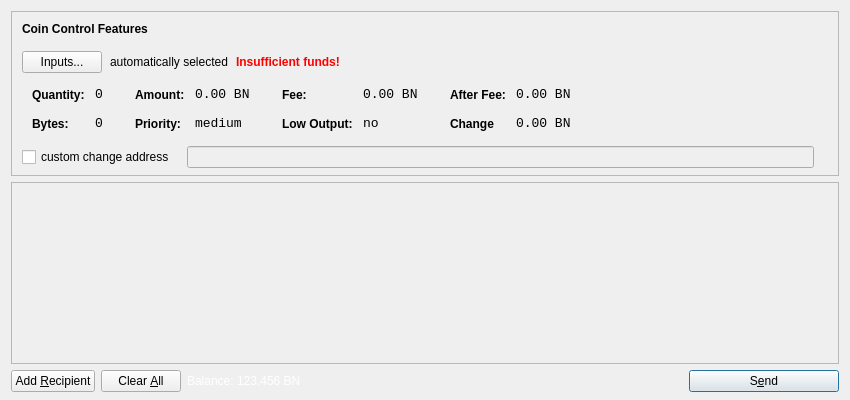
<?xml version="1.0" encoding="UTF-8"?>
<ui version="4.0">
 <class>SendCoinsDialog</class>
 <widget class="QDialog" name="SendCoinsDialog">
  <property name="geometry">
   <rect>
    <x>0</x>
    <y>0</y>
    <width>850</width>
    <height>400</height>
   </rect>
  </property>
  <property name="windowTitle">
   <string>Send Coins</string>
  </property>
  <layout class="QVBoxLayout" name="verticalLayout" stretch="0,1,0">
   <property name="bottomMargin">
    <number>8</number>
   </property>
   <item>
    <widget class="QFrame" name="frameCoinControl">
     <property name="sizePolicy">
      <sizepolicy hsizetype="Expanding" vsizetype="Expanding">
       <horstretch>0</horstretch>
       <verstretch>0</verstretch>
      </sizepolicy>
     </property>
     <property name="maximumSize">
      <size>
       <width>16777215</width>
       <height>16777215</height>
      </size>
     </property>
     <property name="frameShape">
      <enum>QFrame::StyledPanel</enum>
     </property>
     <property name="frameShadow">
      <enum>QFrame::Sunken</enum>
     </property>
     <layout class="QVBoxLayout" name="verticalLayoutCoinControl2">
      <property name="spacing">
       <number>6</number>
      </property>
      <property name="leftMargin">
       <number>0</number>
      </property>
      <property name="topMargin">
       <number>0</number>
      </property>
      <property name="rightMargin">
       <number>0</number>
      </property>
      <property name="bottomMargin">
       <number>6</number>
      </property>
      <item>
       <layout class="QVBoxLayout" name="verticalLayoutCoinControl" stretch="0,0,0,0,1">
        <property name="spacing">
         <number>0</number>
        </property>
        <property name="leftMargin">
         <number>10</number>
        </property>
        <property name="topMargin">
         <number>10</number>
        </property>
        <item>
         <layout class="QHBoxLayout" name="horizontalLayoutCoinControl1">
          <property name="bottomMargin">
           <number>15</number>
          </property>
          <item>
           <widget class="QLabel" name="labelCoinControlFeatures">
            <property name="sizePolicy">
             <sizepolicy hsizetype="Preferred" vsizetype="Maximum">
              <horstretch>0</horstretch>
              <verstretch>0</verstretch>
             </sizepolicy>
            </property>
            <property name="font">
             <font>
              <weight>75</weight>
              <bold>true</bold>
             </font>
            </property>
            <property name="styleSheet">
             <string notr="true">font-weight:bold;</string>
            </property>
            <property name="text">
             <string>Coin Control Features</string>
            </property>
           </widget>
          </item>
         </layout>
        </item>
        <item>
         <layout class="QHBoxLayout" name="horizontalLayoutCoinControl2" stretch="0,0,0,0">
          <property name="spacing">
           <number>8</number>
          </property>
          <property name="bottomMargin">
           <number>10</number>
          </property>
          <item>
           <widget class="QPushButton" name="pushButtonCoinControl">
            <property name="styleSheet">
             <string notr="true"/>
            </property>
            <property name="text">
             <string>Inputs...</string>
            </property>
           </widget>
          </item>
          <item>
           <widget class="QLabel" name="labelCoinControlAutomaticallySelected">
            <property name="text">
             <string>automatically selected</string>
            </property>
            <property name="margin">
             <number>5</number>
            </property>
           </widget>
          </item>
          <item>
           <widget class="QLabel" name="labelCoinControlInsuffFunds">
            <property name="font">
             <font>
              <weight>75</weight>
              <bold>true</bold>
             </font>
            </property>
            <property name="styleSheet">
             <string notr="true">color:red;font-weight:bold;</string>
            </property>
            <property name="text">
             <string>Insufficient funds!</string>
            </property>
            <property name="margin">
             <number>5</number>
            </property>
           </widget>
          </item>
          <item>
           <spacer name="horizontalSpacerCoinControl">
            <property name="orientation">
             <enum>Qt::Horizontal</enum>
            </property>
            <property name="sizeHint" stdset="0">
             <size>
              <width>40</width>
              <height>1</height>
             </size>
            </property>
           </spacer>
          </item>
         </layout>
        </item>
        <item>
         <widget class="QWidget" name="widgetCoinControl" native="true">
          <property name="sizePolicy">
           <sizepolicy hsizetype="Preferred" vsizetype="Preferred">
            <horstretch>0</horstretch>
            <verstretch>0</verstretch>
           </sizepolicy>
          </property>
          <property name="minimumSize">
           <size>
            <width>0</width>
            <height>0</height>
           </size>
          </property>
          <property name="styleSheet">
           <string notr="true"/>
          </property>
          <layout class="QHBoxLayout" name="horizontalLayoutCoinControl5">
           <property name="margin">
            <number>0</number>
           </property>
           <item>
            <layout class="QHBoxLayout" name="horizontalLayoutCoinControl3" stretch="0,0,0,1">
             <property name="spacing">
              <number>20</number>
             </property>
             <property name="topMargin">
              <number>0</number>
             </property>
             <property name="bottomMargin">
              <number>10</number>
             </property>
             <item>
              <layout class="QFormLayout" name="formLayoutCoinControl1">
               <property name="horizontalSpacing">
                <number>10</number>
               </property>
               <property name="verticalSpacing">
                <number>14</number>
               </property>
               <property name="leftMargin">
                <number>10</number>
               </property>
               <property name="topMargin">
                <number>4</number>
               </property>
               <property name="rightMargin">
                <number>6</number>
               </property>
               <item row="0" column="0">
                <widget class="QLabel" name="labelCoinControlQuantityText">
                 <property name="styleSheet">
                  <string notr="true">font-weight:bold;</string>
                 </property>
                 <property name="text">
                  <string>Quantity:</string>
                 </property>
                 <property name="margin">
                  <number>0</number>
                 </property>
                </widget>
               </item>
               <item row="0" column="1">
                <widget class="QLabel" name="labelCoinControlQuantity">
                 <property name="font">
                  <font>
                   <family>Monospace</family>
                   <pointsize>10</pointsize>
                  </font>
                 </property>
                 <property name="cursor">
                  <cursorShape>IBeamCursor</cursorShape>
                 </property>
                 <property name="contextMenuPolicy">
                  <enum>Qt::ActionsContextMenu</enum>
                 </property>
                 <property name="text">
                  <string>0</string>
                 </property>
                 <property name="margin">
                  <number>0</number>
                 </property>
                 <property name="textInteractionFlags">
                  <set>Qt::LinksAccessibleByMouse|Qt::TextSelectableByKeyboard|Qt::TextSelectableByMouse</set>
                 </property>
                </widget>
               </item>
               <item row="1" column="0">
                <widget class="QLabel" name="labelCoinControlBytesText">
                 <property name="styleSheet">
                  <string notr="true">font-weight:bold;</string>
                 </property>
                 <property name="text">
                  <string>Bytes:</string>
                 </property>
                </widget>
               </item>
               <item row="1" column="1">
                <widget class="QLabel" name="labelCoinControlBytes">
                 <property name="font">
                  <font>
                   <family>Monospace</family>
                   <pointsize>10</pointsize>
                  </font>
                 </property>
                 <property name="cursor">
                  <cursorShape>IBeamCursor</cursorShape>
                 </property>
                 <property name="contextMenuPolicy">
                  <enum>Qt::ActionsContextMenu</enum>
                 </property>
                 <property name="text">
                  <string>0</string>
                 </property>
                 <property name="textInteractionFlags">
                  <set>Qt::LinksAccessibleByMouse|Qt::TextSelectableByKeyboard|Qt::TextSelectableByMouse</set>
                 </property>
                </widget>
               </item>
              </layout>
             </item>
             <item>
              <layout class="QFormLayout" name="formLayoutCoinControl2">
               <property name="horizontalSpacing">
                <number>10</number>
               </property>
               <property name="verticalSpacing">
                <number>14</number>
               </property>
               <property name="leftMargin">
                <number>6</number>
               </property>
               <property name="topMargin">
                <number>4</number>
               </property>
               <property name="rightMargin">
                <number>6</number>
               </property>
               <item row="0" column="0">
                <widget class="QLabel" name="labelCoinControlAmountText">
                 <property name="styleSheet">
                  <string notr="true">font-weight:bold;</string>
                 </property>
                 <property name="text">
                  <string>Amount:</string>
                 </property>
                 <property name="margin">
                  <number>0</number>
                 </property>
                </widget>
               </item>
               <item row="0" column="1">
                <widget class="QLabel" name="labelCoinControlAmount">
                 <property name="font">
                  <font>
                   <family>Monospace</family>
                   <pointsize>10</pointsize>
                  </font>
                 </property>
                 <property name="cursor">
                  <cursorShape>IBeamCursor</cursorShape>
                 </property>
                 <property name="contextMenuPolicy">
                  <enum>Qt::ActionsContextMenu</enum>
                 </property>
                 <property name="text">
                  <string>0.00 BN</string>
                 </property>
                 <property name="textInteractionFlags">
                  <set>Qt::LinksAccessibleByMouse|Qt::TextSelectableByKeyboard|Qt::TextSelectableByMouse</set>
                 </property>
                </widget>
               </item>
               <item row="1" column="0">
                <widget class="QLabel" name="labelCoinControlPriorityText">
                 <property name="styleSheet">
                  <string notr="true">font-weight:bold;</string>
                 </property>
                 <property name="text">
                  <string>Priority:</string>
                 </property>
                </widget>
               </item>
               <item row="1" column="1">
                <widget class="QLabel" name="labelCoinControlPriority">
                 <property name="font">
                  <font>
                   <family>Monospace</family>
                   <pointsize>10</pointsize>
                  </font>
                 </property>
                 <property name="cursor">
                  <cursorShape>IBeamCursor</cursorShape>
                 </property>
                 <property name="contextMenuPolicy">
                  <enum>Qt::ActionsContextMenu</enum>
                 </property>
                 <property name="text">
                  <string>medium</string>
                 </property>
                 <property name="textInteractionFlags">
                  <set>Qt::LinksAccessibleByMouse|Qt::TextSelectableByKeyboard|Qt::TextSelectableByMouse</set>
                 </property>
                </widget>
               </item>
              </layout>
             </item>
             <item>
              <layout class="QFormLayout" name="formLayoutCoinControl3">
               <property name="horizontalSpacing">
                <number>10</number>
               </property>
               <property name="verticalSpacing">
                <number>14</number>
               </property>
               <property name="leftMargin">
                <number>6</number>
               </property>
               <property name="topMargin">
                <number>4</number>
               </property>
               <property name="rightMargin">
                <number>6</number>
               </property>
               <item row="0" column="0">
                <widget class="QLabel" name="labelCoinControlFeeText">
                 <property name="styleSheet">
                  <string notr="true">font-weight:bold;</string>
                 </property>
                 <property name="text">
                  <string>Fee:</string>
                 </property>
                 <property name="margin">
                  <number>0</number>
                 </property>
                </widget>
               </item>
               <item row="0" column="1">
                <widget class="QLabel" name="labelCoinControlFee">
                 <property name="font">
                  <font>
                   <family>Monospace</family>
                   <pointsize>10</pointsize>
                  </font>
                 </property>
                 <property name="cursor">
                  <cursorShape>IBeamCursor</cursorShape>
                 </property>
                 <property name="contextMenuPolicy">
                  <enum>Qt::ActionsContextMenu</enum>
                 </property>
                 <property name="text">
                  <string>0.00 BN</string>
                 </property>
                 <property name="textInteractionFlags">
                  <set>Qt::LinksAccessibleByMouse|Qt::TextSelectableByKeyboard|Qt::TextSelectableByMouse</set>
                 </property>
                </widget>
               </item>
               <item row="1" column="0">
                <widget class="QLabel" name="labelCoinControlLowOutputText">
                 <property name="styleSheet">
                  <string notr="true">font-weight:bold;</string>
                 </property>
                 <property name="text">
                  <string>Low Output:</string>
                 </property>
                </widget>
               </item>
               <item row="1" column="1">
                <widget class="QLabel" name="labelCoinControlLowOutput">
                 <property name="font">
                  <font>
                   <family>Monospace</family>
                   <pointsize>10</pointsize>
                  </font>
                 </property>
                 <property name="cursor">
                  <cursorShape>IBeamCursor</cursorShape>
                 </property>
                 <property name="contextMenuPolicy">
                  <enum>Qt::ActionsContextMenu</enum>
                 </property>
                 <property name="text">
                  <string>no</string>
                 </property>
                 <property name="textInteractionFlags">
                  <set>Qt::LinksAccessibleByMouse|Qt::TextSelectableByKeyboard|Qt::TextSelectableByMouse</set>
                 </property>
                </widget>
               </item>
              </layout>
             </item>
             <item>
              <layout class="QFormLayout" name="formLayoutCoinControl4">
               <property name="horizontalSpacing">
                <number>10</number>
               </property>
               <property name="verticalSpacing">
                <number>14</number>
               </property>
               <property name="leftMargin">
                <number>6</number>
               </property>
               <property name="topMargin">
                <number>4</number>
               </property>
               <property name="rightMargin">
                <number>6</number>
               </property>
               <item row="0" column="0">
                <widget class="QLabel" name="labelCoinControlAfterFeeText">
                 <property name="styleSheet">
                  <string notr="true">font-weight:bold;</string>
                 </property>
                 <property name="text">
                  <string>After Fee:</string>
                 </property>
                 <property name="margin">
                  <number>0</number>
                 </property>
                </widget>
               </item>
               <item row="0" column="1">
                <widget class="QLabel" name="labelCoinControlAfterFee">
                 <property name="font">
                  <font>
                   <family>Monospace</family>
                   <pointsize>10</pointsize>
                  </font>
                 </property>
                 <property name="cursor">
                  <cursorShape>IBeamCursor</cursorShape>
                 </property>
                 <property name="contextMenuPolicy">
                  <enum>Qt::ActionsContextMenu</enum>
                 </property>
                 <property name="text">
                  <string>0.00 BN</string>
                 </property>
                 <property name="textInteractionFlags">
                  <set>Qt::LinksAccessibleByMouse|Qt::TextSelectableByKeyboard|Qt::TextSelectableByMouse</set>
                 </property>
                </widget>
               </item>
               <item row="1" column="0">
                <widget class="QLabel" name="labelCoinControlChangeText">
                 <property name="styleSheet">
                  <string notr="true">font-weight:bold;</string>
                 </property>
                 <property name="text">
                  <string>Change</string>
                 </property>
                </widget>
               </item>
               <item row="1" column="1">
                <widget class="QLabel" name="labelCoinControlChange">
                 <property name="font">
                  <font>
                   <family>Monospace</family>
                   <pointsize>10</pointsize>
                  </font>
                 </property>
                 <property name="cursor">
                  <cursorShape>IBeamCursor</cursorShape>
                 </property>
                 <property name="contextMenuPolicy">
                  <enum>Qt::ActionsContextMenu</enum>
                 </property>
                 <property name="text">
                  <string>0.00 BN</string>
                 </property>
                 <property name="textInteractionFlags">
                  <set>Qt::LinksAccessibleByMouse|Qt::TextSelectableByKeyboard|Qt::TextSelectableByMouse</set>
                 </property>
                </widget>
               </item>
              </layout>
             </item>
            </layout>
           </item>
          </layout>
         </widget>
        </item>
        <item>
         <layout class="QHBoxLayout" name="horizontalLayoutCoinControl4" stretch="0,0,0">
          <property name="spacing">
           <number>12</number>
          </property>
          <property name="sizeConstraint">
           <enum>QLayout::SetDefaultConstraint</enum>
          </property>
          <property name="topMargin">
           <number>5</number>
          </property>
          <property name="rightMargin">
           <number>5</number>
          </property>
          <item>
           <widget class="QCheckBox" name="checkBoxCoinControlChange">
            <property name="text">
             <string>custom change address</string>
            </property>
           </widget>
          </item>
          <item>
           <widget class="QLineEdit" name="lineEditCoinControlChange">
            <property name="enabled">
             <bool>false</bool>
            </property>
            <property name="sizePolicy">
             <sizepolicy hsizetype="Expanding" vsizetype="Fixed">
              <horstretch>0</horstretch>
              <verstretch>0</verstretch>
             </sizepolicy>
            </property>
           </widget>
          </item>
          <item>
           <widget class="QLabel" name="labelCoinControlChangeLabel">
            <property name="sizePolicy">
             <sizepolicy hsizetype="Preferred" vsizetype="Expanding">
              <horstretch>0</horstretch>
              <verstretch>0</verstretch>
             </sizepolicy>
            </property>
            <property name="minimumSize">
             <size>
              <width>0</width>
              <height>0</height>
             </size>
            </property>
            <property name="text">
             <string/>
            </property>
            <property name="margin">
             <number>3</number>
            </property>
           </widget>
          </item>
         </layout>
        </item>
        <item>
         <spacer name="verticalSpacerCoinControl">
          <property name="orientation">
           <enum>Qt::Vertical</enum>
          </property>
          <property name="sizeHint" stdset="0">
           <size>
            <width>800</width>
            <height>1</height>
           </size>
          </property>
         </spacer>
        </item>
       </layout>
      </item>
     </layout>
    </widget>
   </item>
   <item>
    <widget class="QScrollArea" name="scrollArea">
     <property name="widgetResizable">
      <bool>true</bool>
     </property>
     <widget class="QWidget" name="scrollAreaWidgetContents">
      <property name="geometry">
       <rect>
        <x>0</x>
        <y>0</y>
        <width>830</width>
        <height>156</height>
       </rect>
      </property>
      <layout class="QVBoxLayout" name="verticalLayout_2">
       <property name="margin">
        <number>0</number>
       </property>
       <item>
        <layout class="QVBoxLayout" name="entries">
         <property name="spacing">
          <number>6</number>
         </property>
        </layout>
       </item>
       <item>
        <spacer name="verticalSpacer">
         <property name="orientation">
          <enum>Qt::Vertical</enum>
         </property>
         <property name="sizeHint" stdset="0">
          <size>
           <width>20</width>
           <height>40</height>
          </size>
         </property>
        </spacer>
       </item>
      </layout>
     </widget>
    </widget>
   </item>
   <item>
    <layout class="QHBoxLayout" name="horizontalLayout">
     <item>
      <widget class="QPushButton" name="addButton">
       <property name="toolTip">
        <string>Send to multiple recipients at once</string>
       </property>
       <property name="text">
        <string>Add &amp;Recipient</string>
       </property>
       <property name="icon">
        <iconset resource="../bitcoin.qrc">
         <normaloff>:/icons/add</normaloff>:/icons/add</iconset>
       </property>
       <property name="autoDefault">
        <bool>false</bool>
       </property>
      </widget>
     </item>
     <item>
      <widget class="QPushButton" name="clearButton">
       <property name="sizePolicy">
        <sizepolicy hsizetype="Minimum" vsizetype="Fixed">
         <horstretch>0</horstretch>
         <verstretch>0</verstretch>
        </sizepolicy>
       </property>
       <property name="toolTip">
        <string>Remove all transaction fields</string>
       </property>
       <property name="text">
        <string>Clear &amp;All</string>
       </property>
       <property name="icon">
        <iconset resource="../bitcoin.qrc">
         <normaloff>:/icons/remove</normaloff>:/icons/remove</iconset>
       </property>
       <property name="autoRepeatDelay">
        <number>300</number>
       </property>
       <property name="autoDefault">
        <bool>false</bool>
       </property>
      </widget>
     </item>
     <item>
      <layout class="QHBoxLayout" name="horizontalLayout_2">
       <property name="spacing">
        <number>3</number>
       </property>
       <item>
        <widget class="QLabel" name="label">
         <property name="sizePolicy">
          <sizepolicy hsizetype="Preferred" vsizetype="Fixed">
           <horstretch>0</horstretch>
           <verstretch>0</verstretch>
          </sizepolicy>
         </property>
         <property name="styleSheet">
          <string notr="true">#label { color: #ffffff; } #labelBalance { color: #ffffff; }</string>
         </property>
         <property name="text">
          <string>Balance:</string>
         </property>
        </widget>
       </item>
       <item>
        <widget class="QLabel" name="labelBalance">
         <property name="sizePolicy">
          <sizepolicy hsizetype="Preferred" vsizetype="Fixed">
           <horstretch>0</horstretch>
           <verstretch>0</verstretch>
          </sizepolicy>
         </property>
         <property name="cursor">
          <cursorShape>IBeamCursor</cursorShape>
         </property>
         <property name="styleSheet">
          <string notr="true">#label { color: #ffffff; } #labelBalance { color: #ffffff; }</string>
         </property>
         <property name="text">
          <string>123.456 BN</string>
         </property>
         <property name="textInteractionFlags">
          <set>Qt::LinksAccessibleByMouse|Qt::TextSelectableByKeyboard|Qt::TextSelectableByMouse</set>
         </property>
        </widget>
       </item>
      </layout>
     </item>
     <item>
      <spacer name="horizontalSpacer">
       <property name="orientation">
        <enum>Qt::Horizontal</enum>
       </property>
       <property name="sizeHint" stdset="0">
        <size>
         <width>40</width>
         <height>20</height>
        </size>
       </property>
      </spacer>
     </item>
     <item>
      <widget class="QPushButton" name="sendButton">
       <property name="minimumSize">
        <size>
         <width>150</width>
         <height>0</height>
        </size>
       </property>
       <property name="toolTip">
        <string>Confirm the send action</string>
       </property>
       <property name="text">
        <string>S&amp;end</string>
       </property>
       <property name="icon">
        <iconset resource="../bitcoin.qrc">
         <normaloff>:/icons/send</normaloff>:/icons/send</iconset>
       </property>
       <property name="default">
        <bool>true</bool>
       </property>
      </widget>
     </item>
    </layout>
   </item>
  </layout>
 </widget>
 <resources>
  <include location="../bitcoin.qrc"/>
 </resources>
 <connections/>
</ui>
